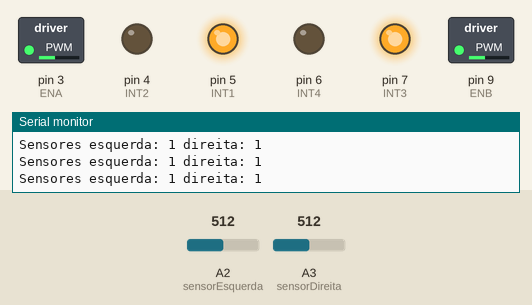
This sketch was run on a simulated Arduino Uno, built with avr-gcc and run on an emulated ATmega328P. Shown: switched loads named in the sketch (green lamp = pin HIGH), output pins drawn as LEDs (lit = HIGH), the last lines printed to the serial monitor. The test bench sets the inputs (shaded band); at power-on: A2 (sensorEsquerda) = 512, A3 (sensorDireita) = 512.

Above: at 4.2 s.
4.3 s: A2 (sensorEsquerda) set to 208
7.3 s: A2 (sensorEsquerda) set to 190
At 8.3 s:
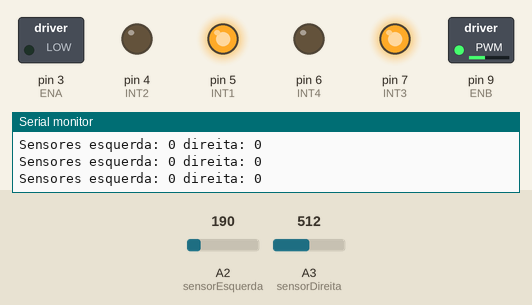
8.8 s: A2 (sensorEsquerda) set to 210
At 9.7 s:
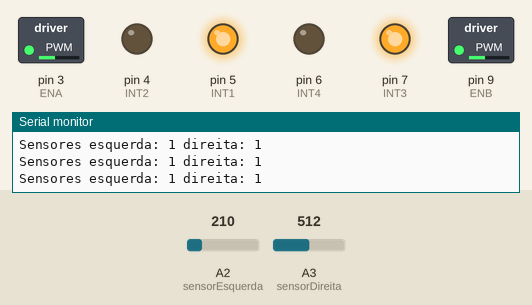
11.8 s: A3 (sensorDireita) set to 217
14.8 s: A3 (sensorDireita) set to 188
At 15.7 s:
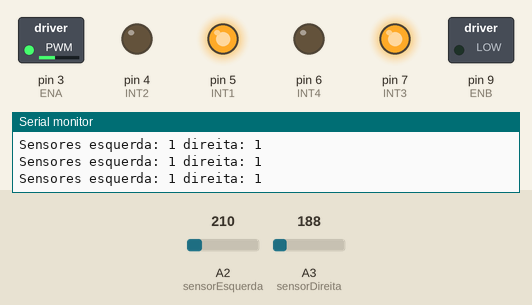
16.3 s: A3 (sensorDireita) set to 210
At 17.2 s:
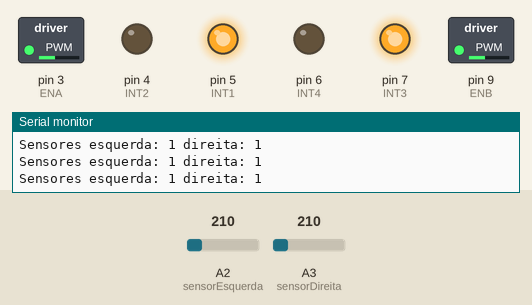
Timing chart, 0 to 18.8 s (numbered marks = the images above; inputs shaded):
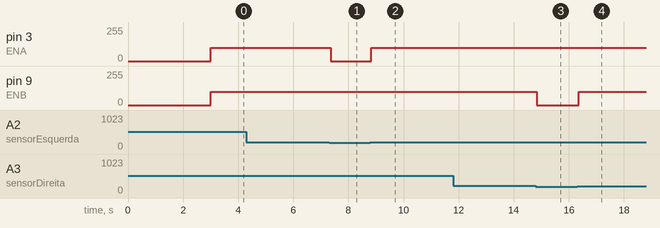

Measured:
- the behaviour switches between 201 and 200 on A2 (sensorEsquerda) (found by bisection; images 0 and 1)
- the behaviour switches between 201 and 200 on A3 (sensorDireita) (found by bisection; images 2 and 3)
- after the input at 7.3 s, pin 3 (ENA): 100/255 → 0/255 after 0.06 s
- after the input at 8.8 s, pin 3 (ENA): 0/255 → 100/255 at once
- after the input at 14.8 s, pin 9 (ENB): 100/255 → 0/255 at once
- after the input at 16.3 s, pin 9 (ENB): 0/255 → 100/255 after 0.05 s

The sketch:

seguidor_de_linha_2sensores.ino
```cpp
/*
 * Código simples para seguidor de linha, usando sensores digitais que retorna 0 quando fora da linha e 1 quando dentro
 * feito apenas para aprendizagem da lógica
 */

/*
 * Pinos da ponte H, (driver dos motores) para o teste foi usada a L298N
 * 4 e 5 para motores direito,  6 e 7 para o esquerdo, necessário para inversão do sentido de rotação do motor
 * nesse programa a inversão da rotação não foi necessária
 * 3 e 9 são para controlar a velocidade de rotação do motor usando PWM de 0 a 255
 * obs: Um valor PWM abaixo de 80 talvez não consiga fazer o motor girar
 */
#define ENA   3 //PWM (controle da velocidade do motor direito)
#define INT1  5 //MOTOR-A
#define INT2  4 //
#define INT3  7 //MOTOR-B
#define INT4  6
#define ENB   9 //PWM (controle da velocidade do motor esquerdo)

//Pinos dos sensores
#define sensorEsquerda  A2
#define sensorDireita   A3

//Velocidade constante PWM
#define velocidade 100

//Correcao necessário quando um motor gira mais rápido que outro, será somando a velocidade
#define correcaoMotorEsquerdo 0
#define correcaoMotorDireito  0

//Variáveis que guarda o valor da leitura, para recuperação no caso de sair da linha
//Também servepara ele entrar caso seja colocado fora da linha
boolean leituraAnteriorEsquerda = false;
boolean leituraAnteriorDireita = false;

void setup() {
  Serial.begin( 9600 ); //Porta serial para debug
  Serial.println();
  Serial.println();
  //Define pinos como saída para ponte H
  pinMode(ENA, OUTPUT);
  pinMode(INT1, OUTPUT);
  pinMode(INT2, OUTPUT);
  pinMode(INT3, OUTPUT);
  pinMode(INT4, OUTPUT);
  pinMode(ENB, OUTPUT);

  //Define pinos dos sensores como entrada, verifique a necessidade ou não de usar INPUT_PULLUP
  pinMode( sensorEsquerda, INPUT_PULLUP );
  pinMode( sensorDireita, INPUT_PULLUP );

  Serial.println( "Aguardando 3 segundos para ligar os motores" );
  delay(3000); //Aguarda um tempo depois de ligado o carrinho para poder ligar os motore

  //Liga inicialmente os dois motores na mesma velocidade, necessário quando quiser colocar o carro fora da linha
  digitalWrite(INT1, HIGH);
  digitalWrite(INT2, LOW);
  digitalWrite(INT3, HIGH);
  digitalWrite(INT4, LOW);
  analogWrite(ENA, velocidade + correcaoMotorDireito); //Roda direita
  analogWrite(ENB, velocidade + correcaoMotorEsquerdo); //Roda esquerda
}

void loop() {
  boolean valorSensorEsquerda = ( analogRead( sensorEsquerda ) > 200 ); //Converte valor analogico para digital, necessario apenas se usar sensor analogico
  boolean valorSensorDireita = ( analogRead( sensorDireita ) > 200 );
  //boolean valorSensorEsquerda = (boolean)analogRead( sensorEsquerda );
  //boolean valorSensorDireita =  (boolean)analogRead( sensorDireita );

  Serial.print( "Sensores esquerda: " );
  Serial.print( valorSensorEsquerda );
  Serial.print( " direita: " );
  Serial.print( valorSensorEsquerda );
  Serial.println();

  if (!valorSensorEsquerda&&!valorSensorDireita){ //*** dois sensores fora da linha
    valorSensorEsquerda = leituraAnteriorEsquerda; //Usa dados da leitura anterior, necessário
    valorSensorDireita = leituraAnteriorDireita; //quando saiu muito rápido da linha
  }

  if (valorSensorEsquerda&&valorSensorDireita){ //*** dois sensores na linha
    analogWrite(ENA, velocidade + correcaoMotorDireito);  //dois motores mesma velocidade
    analogWrite(ENB, velocidade + correcaoMotorEsquerdo);
  } else if (valorSensorEsquerda&&!valorSensorDireita){ //*** Apenas sensor esquerdo sobre a linha
    analogWrite(ENB, 0); //Para roda esquerda
  } else if (!valorSensorEsquerda&&valorSensorDireita){ //*** Apenas sensor direito sobre a linha
    analogWrite(ENA, 0); //Para roda direita
  }
  leituraAnteriorEsquerda = valorSensorEsquerda;
  leituraAnteriorDireita = valorSensorDireita;
}
```
